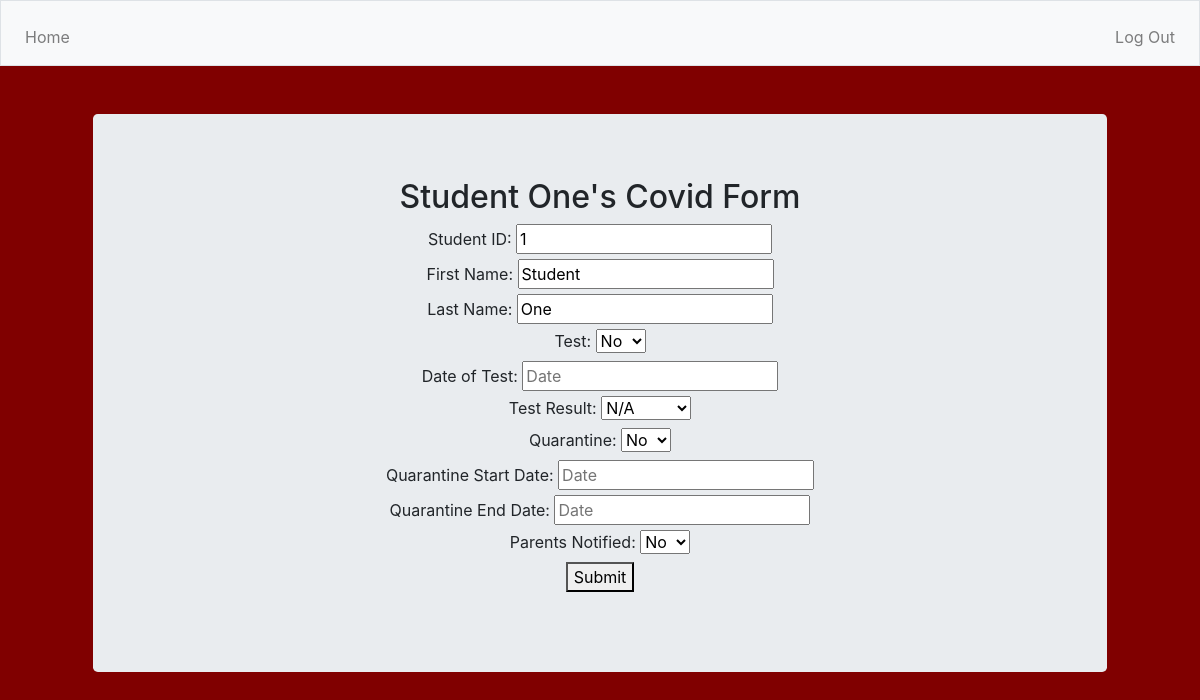
The app's page /stuCOVIDinfo/1 (signed in) with its own data.
### tables this page shows
CREATE TABLE 'student_information' ('StuID' integer, 'First_Name' varchar(100) NOT NULL, 'Last_Name' varchar(100) NOT NULL, 'Gender' varchar(10) NOT NULL, 'Grade' integer NOT NULL, 'Student_Type' varchar(10) NOT NULL, 'Student_Selection' varchar(15) NOT NULL, 'Student_Group' varchar(10) NOT NULL, 'Email' varchar(100) NOT NULL, 'Phone_Number' varchar(15) NOT NULL, 'Emergency_Phone_Number' varchar(15) NOT NULL);

### application.py (the view)
@app.route("/stuCOVIDinfo/<Student_ID>")
@login_required
def stuCOVIDinfo(Student_ID):
    if request.method == "GET":
        QLS = "SELECT StuID, First_Name, Last_Name FROM student_information WHERE StuID = " + str(Student_ID)
        rows = db.execute(QLS)
        return render_template("stuCOVIDinfo.html", rows=rows)

### application.py (called while the page is built)
@app.after_request
def after_request(response):
    response.headers["Cache-Control"] = "no-cache, no-store, must-revalidate"
    response.headers["Expires"] = 0
    response.headers["Pragma"] = "no-cache"
    return response

### helpers.py (called while the page is built)
def login_required(f):
    @wraps(f)
    def decorated_function(*args, **kwargs):
        if session.get("user_id") is None:
            return redirect("/login")
        return f(*args, **kwargs)
    return decorated_function

### templates/stuCOVIDinfo.html (shortened to what this page needs)
{% extends "layout.html" %}
{% block main %}
    <body class="color">
        <div class="container">
            <div class="jumbotron text-center bgimg">
                <form action="/submitStuCOVIDinfo" method="get">
                    {% for row in rows %}
                        <h2>{{row.First_Name}} {{row.Last_Name}}'s Covid Form</h2>
                    {% endfor %}
                    <label for="StuID">Student ID:</label>
                    {% for row in rows %}
                        <input type="text" id="StuID" name="StuID" value="{{row.StuID}}" readonly><br>
                    {% endfor %}
                    <label for="fname">First Name:</label>
                    {% for row in rows %}
                        <input type="text" id="First_Name" name="First_Name" value="{{row.First_Name}}" readonly><br>
                    {% endfor %}
                    <label for="lname">Last Name:</label>
                    {% for row in rows %}
                        <input type="text" id="Last_Name" name="Last_Name" value="{{row.Last_Name}}" readonly><br>
                    {% endfor %}
                    <label for="Test">Test:</label>
                    <select id="Test" name="Test">
                        <option value="No">No</option>
                    </select><br>
                    <label for="subject">Date of Test:</label>
                    <input type="text" id="Date" name="Date_of_Test" placeholder="Date"><br>
                    <label for="Test_Result">Test Result:</label>
                    <select id="Test_Result" name="Test_Result">
                        <option value="N/A">N/A</option>
                    </select><br>
                    <label for="Quarantine">Quarantine:</label>
                    <select id="Quarantine" name="Quarantine">
                        <option value="No">No</option>
                    </select><br>
                    <label for="subject">Quarantine Start Date:</label>
                    <input type="text" id="Quarabtine_Start_Date" name="Quarantine_Start_Date" placeholder="Date"><br>
                    <label for="subject">Quarantine End Date:</label>
                    <input type="text" id="Quarantine_End_Date" name="Quarantine_End_Date" placeholder="Date"><br>
                    <label for="Parents_Notified">Parents Notified:</label>
                    <select id="Parents_Notified" name="Parents_Notified">
                        <option value="No">No</option>
                    </select><br>
                    <div class="form-group">
                        {% for row in rows%}
                            <button type="submit" id="submit">Submit</button>
                        {% endfor %}
                    </div>
                </form>
            </div>
        </div>
    </body>
{% endblock %}

### static/styles.css (style rules this page uses)
.color { background-color: maroon; }

### records on screen
student_information: First_Name "Student", Last_Name "One", StuID "1"
